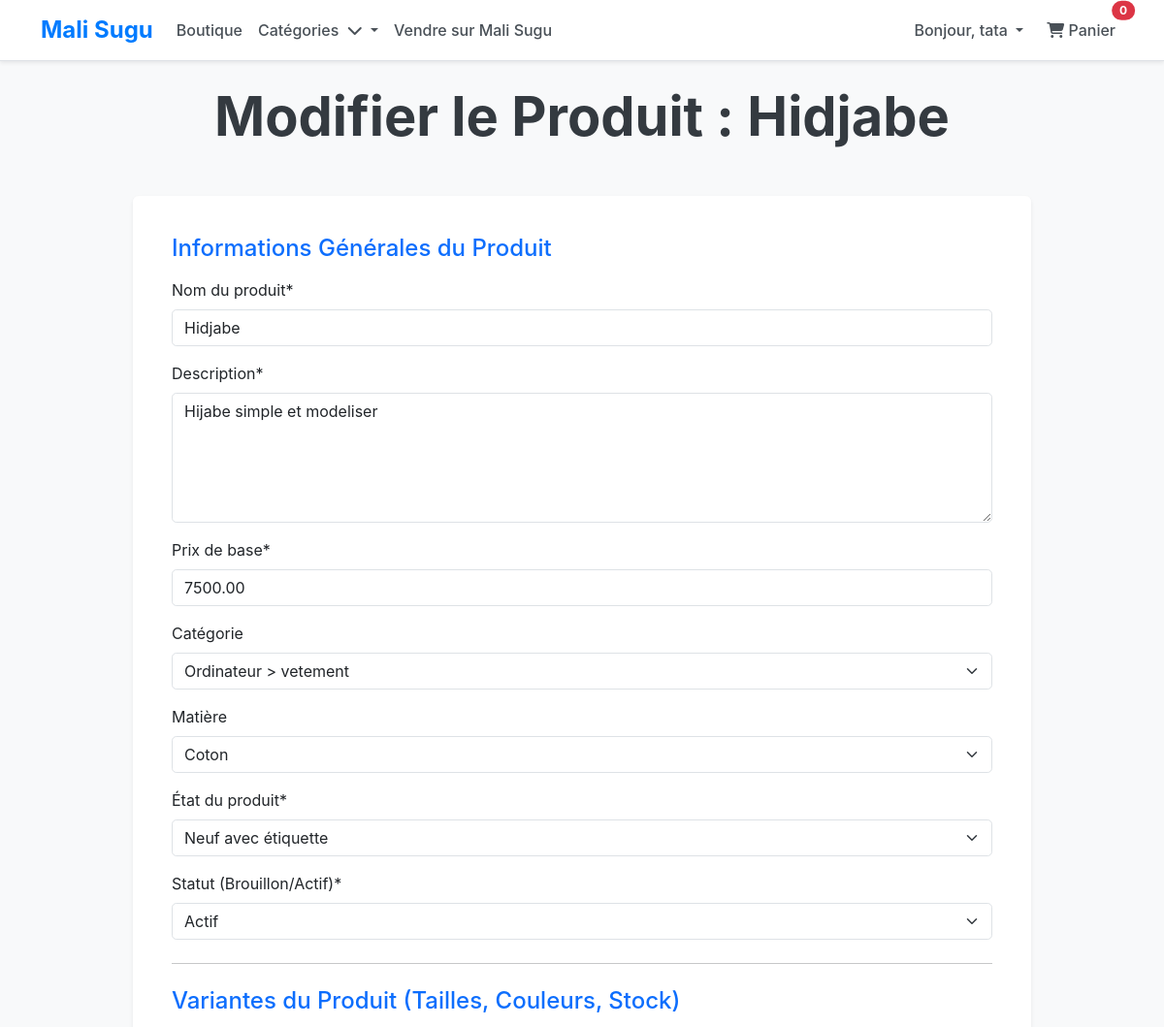
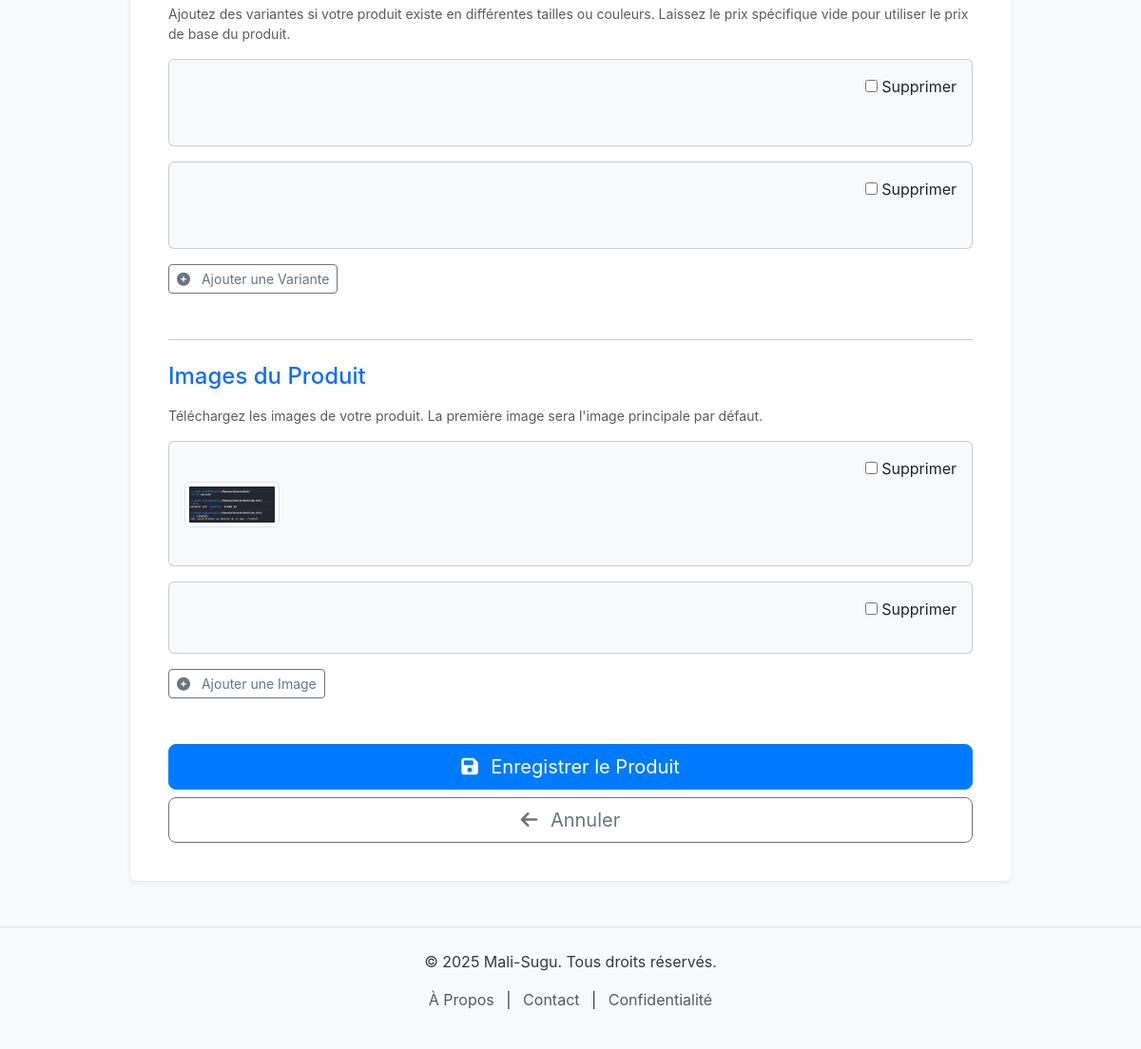
Page /vendors/products/edit/hidjabe/ (signed in) on the earlier database version (2 pictures, top to bottom).
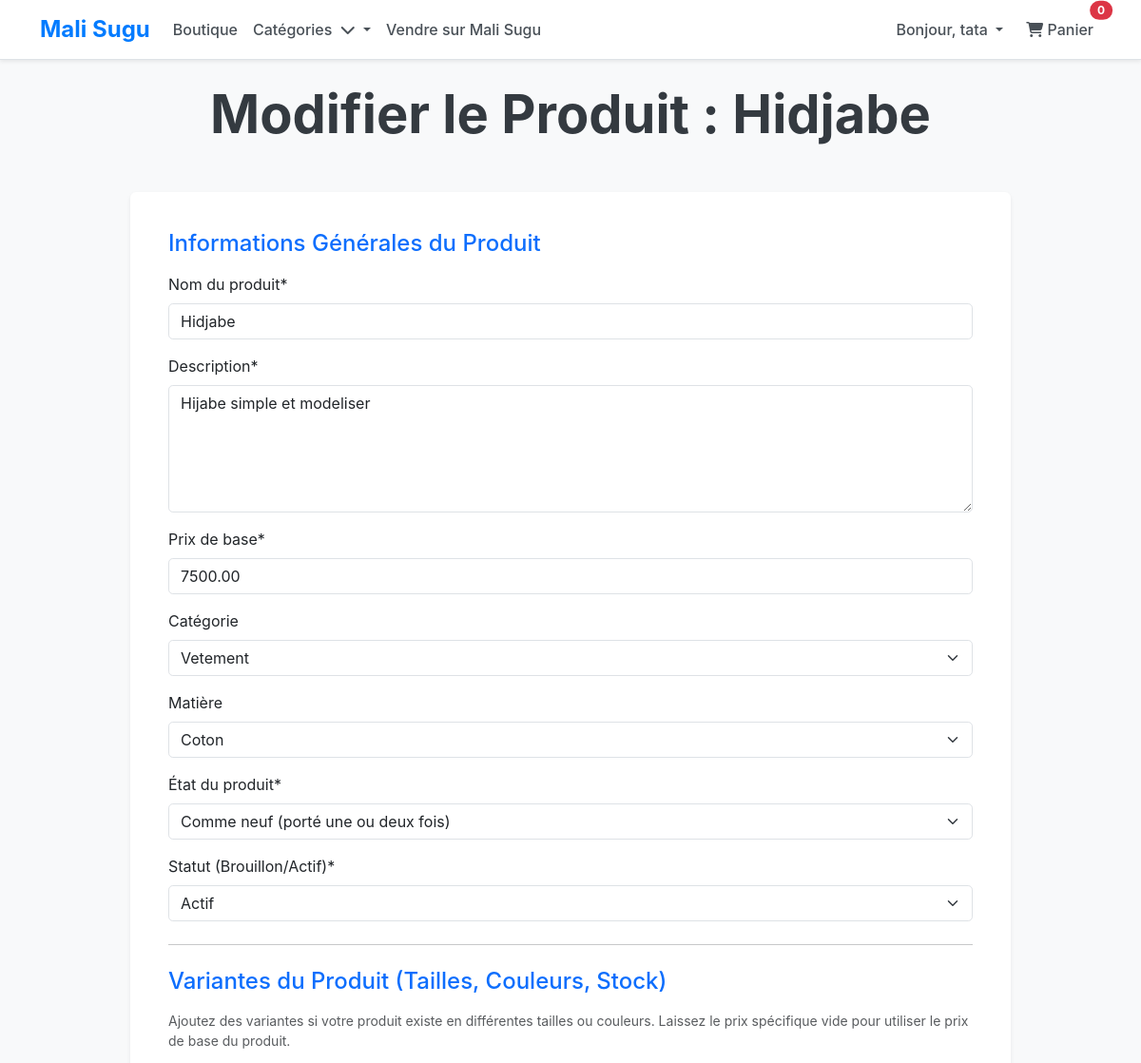
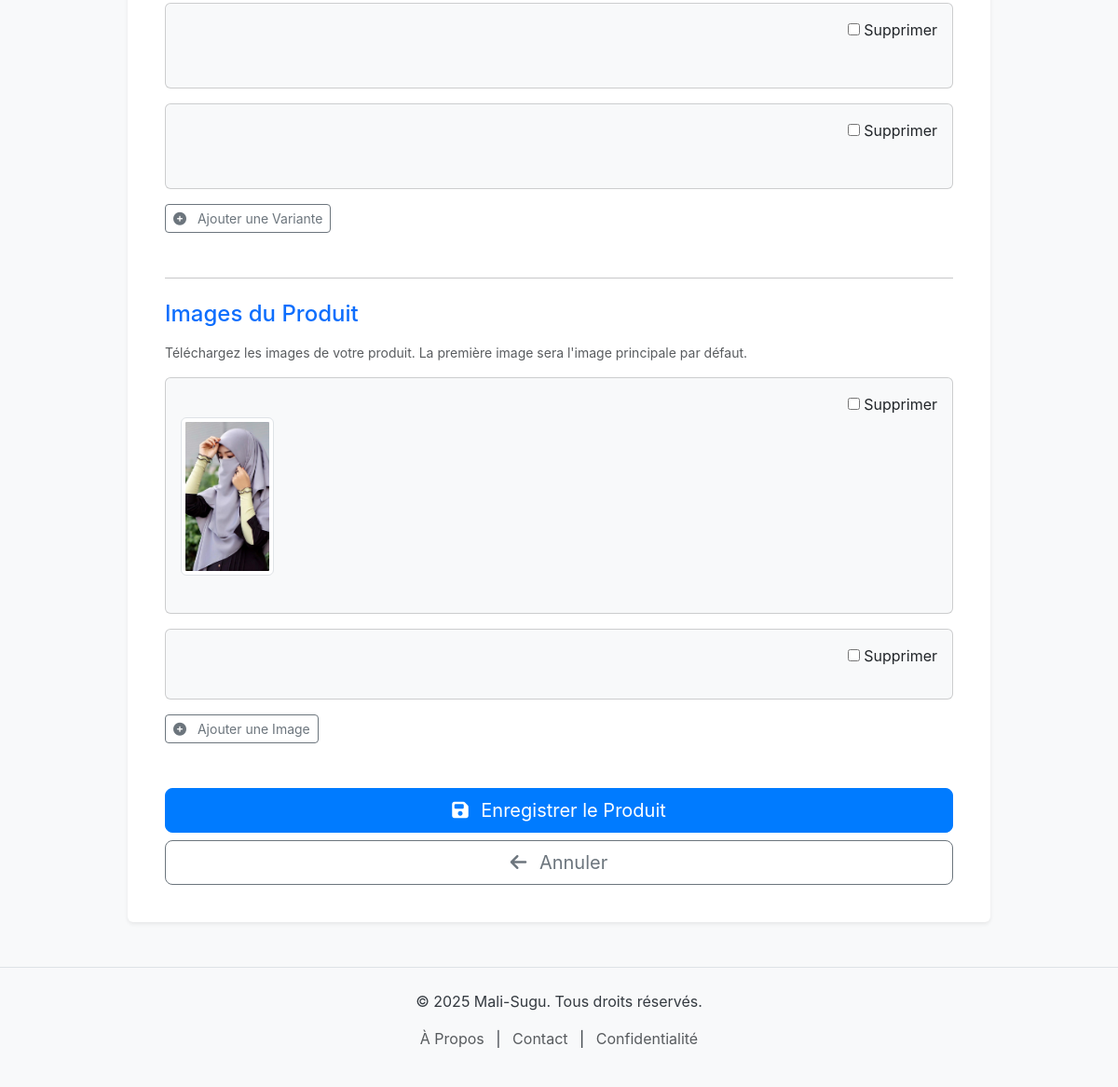
Same page on the later database version (2 pictures, top to bottom).
### products/models.py (models this page shows, shortened)
class Product(models.Model):
    CONDITION_CHOICES = [
        ('new', 'Neuf avec étiquette'),
        ('likenew', 'Comme neuf (porté une ou deux fois)'),
        ('good', 'Bon état (quelques signes d\'usure)'),
        ('fair', 'État correct (usure visible)'),
        ('vintage', 'Vintage'),
    ]
    MATERIAL_CHOICES = [
        ('cotton', 'Coton'), ('polyester', 'Polyester'), ('silk', 'Soie'),
        ('wool', 'Laine'), ('denim', 'Denim'), ('leather', 'Cuir'),
        ('linen', 'Lin'), ('rayon', 'Rayonne'), ('spandex', 'Spandex'),
        ('blend', 'Mélange'), ('other', 'Autre')
    ]
    STATUS_CHOICES = [
        ('draft', 'Brouillon'),
        ('pending', 'En attente de validation'),
        ('active', 'Actif'),
        ('archived', 'Archivé'),
        ('out_of_stock', 'En rupture de stock'),
    ]
    vendor = models.ForeignKey(
        Vendor,
        on_delete=models.CASCADE,
        related_name='products',
        verbose_name="Vendeur"
    )
    category = models.ForeignKey(
        Category,
        on_delete=models.SET_NULL,
        null=True,
        blank=True,
        related_name='products',
        verbose_name="Catégorie"
    )
    name = models.CharField(max_length=255, verbose_name="Nom du produit")
    slug = models.SlugField(max_length=200, unique=True, blank=True, verbose_name="Slug", help_text="Un identifiant unique pour l'URL du produit")
    description = models.TextField(verbose_name="Description détaillée du produit")
    price = models.DecimalField(max_digits=10, decimal_places=2, verbose_name="Prix de base")
    material = models.CharField(max_length=50, choices=MATERIAL_CHOICES, blank=True, verbose_name="Matière principale")
    condition = models.CharField(max_length=10, choices=CONDITION_CHOICES, default='new', verbose_name="État du produit")
    status = models.CharField(max_length=15, choices=STATUS_CHOICES, default='draft', verbose_name="Statut du produit")
    created_at = models.DateTimeField(auto_now_add=True)
    updated_at = models.DateTimeField(auto_now=True)
    class Meta:
        verbose_name = "Produit"
        verbose_name_plural = "Produits"
        ordering = ['-created_at']

class ProductImage(models.Model):
    product = models.ForeignKey(Product, on_delete=models.CASCADE, related_name='images', verbose_name="Produit")
    image = models.ImageField(upload_to='product_images/', verbose_name="Fichier image")
    is_main = models.BooleanField(default=False, verbose_name="Image principale")
    order = models.IntegerField(default=0, verbose_name="Ordre d'affichage")
    class Meta:
        verbose_name = "Image de Produit"
        verbose_name_plural = "Images de Produits"
        ordering = ['order', '-is_main']

class Category(models.Model):
    name = models.CharField(max_length=100, unique=True, verbose_name="Nom de la catégorie")
    slug = models.SlugField(max_length=100, unique=True, blank=True, verbose_name="Slug", help_text="Un identifiant unique pour l'URL de la catégorie (ex: robes-ete)")
    description = models.TextField(blank=True, verbose_name="Description de la catégorie")
    image = models.ImageField(upload_to='categories/', blank=True, null=True, verbose_name="Image")
    parent = models.ForeignKey(
        'self',
        on_delete=models.CASCADE,
        null=True,
        blank=True,
        related_name='children',
        verbose_name="Catégorie parente"
    )
    class Meta:
        verbose_name = "Catégorie"
        verbose_name_plural = "Catégories"
        ordering = ['name']
    def __str__(self):
        full_path = [self.name]
        current = self
        while current.parent:
            full_path.insert(0, current.parent.name)
            current = current.parent
        return ' > '.join(full_path)

### vendors/views.py (the view, shortened to what this page needs)
# urls.py: path('products/edit/<slug:product_slug>/', views.VendorProductUpdateView.as_view(), name='vendor_product_edit'), # Modifier un produit existant
class VendorProductUpdateView(LoginRequiredMixin, UserPassesTestMixin, UpdateView):
    model = Product
    form_class = ProductForm
    template_name = 'vendors/product_form.html'
    context_object_name = 'product'
    slug_url_kwarg = 'product_slug'
    success_url = reverse_lazy('vendors:vendor_dashboard')
    def test_func(self):
        product = self.get_object()
        return self.request.user.is_authenticated and \
               self.request.user.is_seller and \
               hasattr(self.request.user, 'vendor_profile') and \
               self.request.user.vendor_profile.status == 'active' and \
               product.vendor == self.request.user.vendor_profile
    def get_context_data(self, **kwargs):
        data = super().get_context_data(**kwargs)
        if self.request.POST:
            data['variants_formset'] = ProductVariantFormSet(self.request.POST, prefix='variants', instance=self.object)
            data['images_formset'] = ProductImageFormSet(self.request.POST, self.request.FILES, prefix='images', instance=self.object)
        else:
            data['variants_formset'] = ProductVariantFormSet(prefix='variants', instance=self.object)
            data['images_formset'] = ProductImageFormSet(prefix='images', instance=self.object)
        return data

### my_ecommerce_project/context_processors.py (called while the page is built)
def cart_total_quantity(request):
    total_quantity = 0
    try:
        if request.user.is_authenticated:
            cart = Cart.objects.get(user=request.user)
        else:
            session_id = request.session.session_key
            if not session_id:
                request.session.save() # S'assure qu'une session existe
                session_id = request.session.session_key
            cart = Cart.objects.get(session_id=session_id)
        for item in cart.items.all():
            total_quantity += item.quantity
    except Cart.DoesNotExist:
        total_quantity = 0
    except Exception as e:
        print(f"Erreur lors du calcul de la quantité du panier : {e}")
        total_quantity = 0 # Assurez-vous que la quantité est 0 en cas d'erreur
    return {'cart_total_quantity': total_quantity}

### vendors/templates/vendors/product_form.html (shortened to what the changed rows need)
{% extends 'accounts/base.html' %}
{% load static %}
{% load crispy_forms_tags %}
{% block content %}
<div class="container mt-4 mb-5">
    <h1 class="display-4 fw-bold text-center mb-5">
        {% if product %}Modifier le Produit : {{ product.name }}{% else %}Ajouter un Nouveau Produit{% endif %}
    </h1>
    <div class="row justify-content-center">
        <div class="col-lg-10">
            <div class="card shadow-sm border-0 p-4">
                <div class="card-body">
                    <form method="post" enctype="multipart/form-data">
                        {{ form|crispy }}
                        <div id="images-form-container">
                            {% for image_form in images_formset %}
                                <div class="card card-body bg-light mb-3 image-form-row">
                                    <div class="d-flex justify-content-end">
                                        {% if images_formset.can_delete %}
                                            <div class="form-check">
                                                {{ image_form.DELETE }}
                                                <label class="form-check-label" for="{{ image_form.DELETE.id_for_label }}">Supprimer</label>
                                                </div>
                                            {% endif %}
                                        </div>
                                        <div class="row align-items-center">
                                            <div class="col-md-4">
                                                {% if image_form.instance.image %}
                                                    <img src="{{ image_form.instance.image.url }}" class="img-thumbnail mb-2" style="max-width: 100px; height: auto;">
                                                {% endif %}
                                            </div>
                                            <div class="col-md-4">{{ image_form.is_main|crispy }}</div>
                                            <div class="col-md-4">{{ image_form.order|crispy }}</div>
                                        </div>
                                    </div>
                                {% endfor %}
                            </div>
                        </form>
                    </div>
                </div>
            </div>
        </div>
    </div>
    {% endblock %}

Differences in the rows shown:
changed Product "Hidjabe": category "Ordinateur > vetement" → "Vetement"; condition "Neuf avec étiquette" → "Comme neuf (porté une ou deux fois)"
changed ProductImage: instance.image: a different picture
